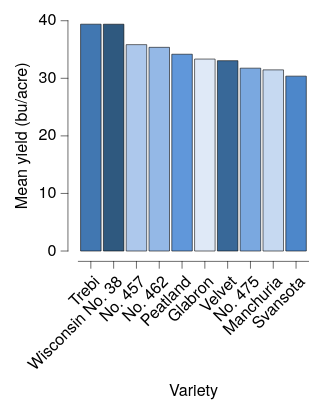

Source (Vega-Lite JSON):
### Vega-Lite specification from a JSON file in a GitHub repository (floating-point values rounded to 4 significant figures)
{"background": null, "config": {"arc": {"fill": "#DBDBDB", "fillOpacity": 1.0, "innerRadius": 25.0, "padAngle": 0.03, "stroke": "black", "strokeOpacity": 1, "strokeWidth": 0.25}, "area": {"fill": "#DBDBDB", "fillOpacity": 1.0, "stroke": "black", "strokeOpacity": 1, "strokeWidth": 0.25}, "axis": {"domain": true, "domainCap": "round", "domainColor": "black", "domainWidth": 0.25, "grid": false, "gridCap": "round", "gridColor": "#F1F1F1", "gridDash": [0, 0], "gridOpacity": 1.0, "gridWidth": 0.25, "labelColor": "black", "labelFont": "Helvetica Neue, HelveticaNeue, Helvetica, Arial, sans-serif", "labelFontSize": 7, "labelFontStyle": "normal", "labelFontWeight": 400, "offset": 4.5, "ticks": true, "tickCap": "round", "tickColor": "black", "tickRound": false, "tickSize": 3, "tickWidth": 0.25, "titleColor": "black", "titleFont": "Helvetica Neue, HelveticaNeue, Helvetica, Arial, sans-serif", "titleFontSize": 7, "titleFontStyle": "normal", "titleFontWeight": 400}, "axisX": {"domain": true, "labelAlign": "right", "labelAngle": 315, "labels": true, "ticks": true, "translate": 0}, "axisY": {"domain": true, "labelAlign": "right", "labelAngle": 0, "labels": true, "ticks": true, "translate": 0}, "axisRight": {"domain": true, "labelAlign": "left", "labelAngle": 0, "labels": true, "ticks": true, "translate": 0}, "axisTop": {"domain": true, "labelAlign": "left", "labelAngle": 45, "labels": true, "ticks": true, "translate": 0}, "axisBand": {"tickOffset": 0}, "bar": {"fill": "#DBDBDB", "fillOpacity": 1.0, "stroke": "black", "strokeOpacity": 1, "strokeWidth": 0.25}, "boxplot": {"size": 9.0, "ticks": {"cornerRadius": 0.25, "fill": "black", "opacity": 1, "size": 4.5, "thickness": 0.25}, "box": {"fillOpacity": 1.0, "stroke": "black", "strokeOpacity": 1, "strokeWidth": 0.25}, "median": {"cornerRadius": 0, "fill": "black", "fillOpacity": 1.0, "opacity": 1, "size": 9.0, "thickness": 0.25}, "rule": {"fill": "black", "fillOpacity": 1.0, "size": 10.0, "stroke": "black", "strokeDash": [0, 0], "strokeOpacity": 1, "strokeWidth": 0.25}, "outliers": {"color": "black", "fill": "black", "fillOpacity": 1.0, "size": 0, "stroke": "black", "strokeOpacity": 1, "strokeWidth": 0.25}}, "circle": {"fill": "black", "fillOpacity": 1.0, "size": 1.25, "stroke": null, "strokeOpacity": 1, "strokeWidth": 0.25}, "errorband": {"band": {"fillOpacity": 0.6, "stroke": null, "strokeWidth": 0.25, "strokeOpacity": 1}, "borders": {"opacity": 0, "strokeOpacity": 0.25, "strokeWidth": 1}}, "errorbar": {"opacity": 1, "rule": {"strokeDash": [0, 0], "strokeWidth": 0.25}, "ticks": {"color": "black", "cornerRadius": 0.125, "opacity": 1, "size": 6.0, "thickness": 0.25}, "thickness": 0.25}, "font": "Helvetica Neue, HelveticaNeue, Helvetica, Arial, sans-serif", "geoshape": {"fill": "#DBDBDB", "fillOpacity": 1.0, "stroke": "black", "strokeOpacity": 1, "strokeWidth": 0.25}, "header": {"labelColor": "black", "labelFont": "Helvetica Neue, HelveticaNeue, Helvetica, Arial, sans-serif", "labelFontSize": 7, "labelFontStyle": "normal", "labelFontWeight": 400, "titleColor": "black", "titleFont": "Helvetica Neue, HelveticaNeue, Helvetica, Arial, sans-serif", "titleFontSize": 7, "titleFontStyle": "normal", "titleFontWeight": 400, "titlePadding": 0}, "legend": {"disable": false, "offset": 4.5, "titlePadding": 4, "labelOffset": 2, "gradientLabelOffset": 2, "gradientLength": 50.0, "gradientThickness": 5.0, "gradientOpacity": 1.0, "gradientStrokeColor": "black", "gradientStrokeWidth": 0.25, "labelColor": "black", "labelFont": "Helvetica Neue, HelveticaNeue, Helvetica, Arial, sans-serif", "labelFontSize": 7, "labelFontStyle": "normal", "labelFontWeight": 400, "strokeColor": "black", "strokeWidth": 0, "symbolSize": 42, "symbolStrokeColor": "black", "symbolStrokeWidth": 0.25, "titleColor": "black", "titleFont": "Helvetica Neue, HelveticaNeue, Helvetica, Arial, sans-serif", "titleFontSize": 7, "titleFontStyle": "normal", "titleFontWeight": 400}, "line": {"color": "black", "stroke": "black", "strokeCap": "butt", "strokeDash": [0, 0], "strokeOpacity": 1, "strokeWidth": 0.5}, "point": {"filled": true, "fill": "#DBDBDB", "fillOpacity": 1.0, "size": 5.0, "stroke": "black", "strokeOpacity": 1, "strokeWidth": 0.25}, "range": {"category": ["#DFE9F7", "#C6D9F1", "#ADC8EC", "#94B8E6", "#7AA8E0", "#6097DA", "#4D87CA", "#4177B1", "#386898", "#2F597F", "#264A69", "#1D3A58"], "diverging": {"scheme": ["#DFE9F7", "#C6D9F1", "#ADC8EC", "#94B8E6", "#7AA8E0", "#6097DA", "#4D87CA", "#4177B1", "#386898", "#2F597F", "#264A69", "#1D3A58"]}, "heatmap": {"scheme": ["#DFE9F7", "#C6D9F1", "#ADC8EC", "#94B8E6", "#7AA8E0", "#6097DA", "#4D87CA", "#4177B1", "#386898", "#2F597F", "#264A69", "#1D3A58"]}, "ordinal": {"scheme": ["#DFE9F7", "#C6D9F1", "#ADC8EC", "#94B8E6", "#7AA8E0", "#6097DA", "#4D87CA", "#4177B1", "#386898", "#2F597F", "#264A69", "#1D3A58"]}, "ramp": {"scheme": ["#DFE9F7", "#C6D9F1", "#ADC8EC", "#94B8E6", "#7AA8E0", "#6097DA", "#4D87CA", "#4177B1", "#386898", "#2F597F", "#264A69", "#1D3A58"]}}, "rule": {"color": "black", "stroke": "black", "strokeCap": "round", "strokeDash": [2, 2], "strokeOpacity": 1, "strokeWidth": 0.25}, "scale": {"barBandPaddingInner": 0.1, "rectBandPaddingInner": 0, "tickBandPaddingInner": 0.1, "bandPaddingOuter": 0.1, "bandWithNestedOffsetPaddingInner": 0.2, "bandWithNestedOffsetPaddingOuter": 0.2, "offsetBandPaddingInner": 0, "offsetBandPaddingOuter": 0, "round": false}, "rect": {"fill": "#DBDBDB", "fillOpacity": 1.0, "stroke": "black", "strokeOpacity": 1, "strokeWidth": 0.25}, "square": {"fill": "#DBDBDB", "fillOpacity": 1.0, "size": 10.0, "stroke": "black", "strokeOpacity": 1, "strokeWidth": 0.25}, "text": {"color": "black", "font": "Helvetica Neue, HelveticaNeue, Helvetica, Arial, sans-serif", "fontSize": 7, "fontStyle": "normal", "fontWeight": 400}, "tick": {"color": "black", "cornerRadius": 0.125, "opacity": 1.0, "size": 9.0, "thickness": 0.25}, "title": {"anchor": "middle", "frame": "group", "color": "black", "font": "Helvetica Neue, HelveticaNeue, Helvetica, Arial, sans-serif", "fontSize": 7, "fontStyle": "normal", "fontWeight": 400, "subtitleColor": "black", "subtitleFont": "Helvetica Neue, HelveticaNeue, Helvetica, Arial, sans-serif", "subtitleFontSize": "Helvetica Neue, HelveticaNeue, Helvetica, Arial, sans-serif", "subtitleFontStyle": "normal", "subtitleFontWeight": 400}, "trail": {"color": "black", "opacity": 1, "size": 0.5}, "view": {"continuousWidth": 100, "continuousHeight": 100, "discreteWidth": 100, "discreteHeight": 100, "fill": null, "stroke": null, "strokeWidth": 0.25}}, "data": {"name": "data-9cc0564cb5591205eeeca8d2429dd11b"}, "mark": {"type": "bar"}, "encoding": {"color": {"field": "variety", "legend": null, "type": "nominal"}, "x": {"field": "variety", "sort": "-y", "title": "Variety", "type": "nominal"}, "y": {"aggregate": "mean", "field": "yield", "title": "Mean yield (bu/acre)", "type": "quantitative"}}, "$schema": "https://vega.github.io/schema/vega-lite/v6.4.1.json", "datasets": {"data-9cc0564cb5591205eeeca8d2429dd11b": [{"yield": 27.0, "variety": "Manchuria", "year": 1931, "site": "University Farm"}, {"yield": 48.87, "variety": "Manchuria", "year": 1931, "site": "Waseca"}, {"yield": 27.43, "variety": "Manchuria", "year": 1931, "site": "Morris"}, {"yield": 39.93, "variety": "Manchuria", "year": 1931, "site": "Crookston"}, {"yield": 32.97, "variety": "Manchuria", "year": 1931, "site": "Grand Rapids"}, {"yield": 28.97, "variety": "Manchuria", "year": 1931, "site": "Duluth"}, {"yield": 43.07, "variety": "Glabron", "year": 1931, "site": "University Farm"}, {"yield": 55.2, "variety": "Glabron", "year": 1931, "site": "Waseca"}, {"yield": 28.77, "variety": "Glabron", "year": 1931, "site": "Morris"}, {"yield": 38.13, "variety": "Glabron", "year": 1931, "site": "Crookston"}, {"yield": 29.13, "variety": "Glabron", "year": 1931, "site": "Grand Rapids"}, {"yield": 29.67, "variety": "Glabron", "year": 1931, "site": "Duluth"}, {"yield": 35.13, "variety": "Svansota", "year": 1931, "site": "University Farm"}, {"yield": 47.33, "variety": "Svansota", "year": 1931, "site": "Waseca"}, {"yield": 25.77, "variety": "Svansota", "year": 1931, "site": "Morris"}, {"yield": 40.47, "variety": "Svansota", "year": 1931, "site": "Crookston"}, {"yield": 29.67, "variety": "Svansota", "year": 1931, "site": "Grand Rapids"}, {"yield": 25.7, "variety": "Svansota", "year": 1931, "site": "Duluth"}, {"yield": 39.9, "variety": "Velvet", "year": 1931, "site": "University Farm"}, {"yield": 50.23, "variety": "Velvet", "year": 1931, "site": "Waseca"}, {"yield": 26.13, "variety": "Velvet", "year": 1931, "site": "Morris"}, {"yield": 41.33, "variety": "Velvet", "year": 1931, "site": "Crookston"}, {"yield": 23.03, "variety": "Velvet", "year": 1931, "site": "Grand Rapids"}, {"yield": 26.3, "variety": "Velvet", "year": 1931, "site": "Duluth"}, {"yield": 36.57, "variety": "Trebi", "year": 1931, "site": "University Farm"}, {"yield": 63.83, "variety": "Trebi", "year": 1931, "site": "Waseca"}, {"yield": 43.77, "variety": "Trebi", "year": 1931, "site": "Morris"}, {"yield": 46.93, "variety": "Trebi", "year": 1931, "site": "Crookston"}, {"yield": 29.77, "variety": "Trebi", "year": 1931, "site": "Grand Rapids"}, {"yield": 33.93, "variety": "Trebi", "year": 1931, "site": "Duluth"}, {"yield": 43.27, "variety": "No. 457", "year": 1931, "site": "University Farm"}, {"yield": 58.1, "variety": "No. 457", "year": 1931, "site": "Waseca"}, {"yield": 28.7, "variety": "No. 457", "year": 1931, "site": "Morris"}, {"yield": 45.67, "variety": "No. 457", "year": 1931, "site": "Crookston"}, {"yield": 32.17, "variety": "No. 457", "year": 1931, "site": "Grand Rapids"}, {"yield": 33.6, "variety": "No. 457", "year": 1931, "site": "Duluth"}, {"yield": 36.6, "variety": "No. 462", "year": 1931, "site": "University Farm"}, {"yield": 65.77, "variety": "No. 462", "year": 1931, "site": "Waseca"}, {"yield": 30.37, "variety": "No. 462", "year": 1931, "site": "Morris"}, {"yield": 48.57, "variety": "No. 462", "year": 1931, "site": "Crookston"}, {"yield": 24.93, "variety": "No. 462", "year": 1931, "site": "Grand Rapids"}, {"yield": 28.1, "variety": "No. 462", "year": 1931, "site": "Duluth"}, {"yield": 32.77, "variety": "Peatland", "year": 1931, "site": "University Farm"}, {"yield": 48.57, "variety": "Peatland", "year": 1931, "site": "Waseca"}, {"yield": 29.87, "variety": "Peatland", "year": 1931, "site": "Morris"}, {"yield": 41.6, "variety": "Peatland", "year": 1931, "site": "Crookston"}, {"yield": 34.7, "variety": "Peatland", "year": 1931, "site": "Grand Rapids"}, {"yield": 32.0, "variety": "Peatland", "year": 1931, "site": "Duluth"}, {"yield": 24.67, "variety": "No. 475", "year": 1931, "site": "University Farm"}, {"yield": 46.77, "variety": "No. 475", "year": 1931, "site": "Waseca"}, {"yield": 22.6, "variety": "No. 475", "year": 1931, "site": "Morris"}, {"yield": 44.1, "variety": "No. 475", "year": 1931, "site": "Crookston"}, {"yield": 19.7, "variety": "No. 475", "year": 1931, "site": "Grand Rapids"}, {"yield": 33.07, "variety": "No. 475", "year": 1931, "site": "Duluth"}, {"yield": 39.3, "variety": "Wisconsin No. 38", "year": 1931, "site": "University Farm"}, {"yield": 58.8, "variety": "Wisconsin No. 38", "year": 1931, "site": "Waseca"}, {"yield": 29.47, "variety": "Wisconsin No. 38", "year": 1931, "site": "Morris"}, {"yield": 49.87, "variety": "Wisconsin No. 38", "year": 1931, "site": "Crookston"}, {"yield": 34.47, "variety": "Wisconsin No. 38", "year": 1931, "site": "Grand Rapids"}, {"yield": 31.6, "variety": "Wisconsin No. 38", "year": 1931, "site": "Duluth"}, {"yield": 26.9, "variety": "Manchuria", "year": 1932, "site": "University Farm"}, {"yield": 33.47, "variety": "Manchuria", "year": 1932, "site": "Waseca"}, {"yield": 34.37, "variety": "Manchuria", "year": 1932, "site": "Morris"}, {"yield": 32.97, "variety": "Manchuria", "year": 1932, "site": "Crookston"}, {"yield": 22.13, "variety": "Manchuria", "year": 1932, "site": "Grand Rapids"}, {"yield": 22.57, "variety": "Manchuria", "year": 1932, "site": "Duluth"}, {"yield": 36.8, "variety": "Glabron", "year": 1932, "site": "University Farm"}, {"yield": 37.73, "variety": "Glabron", "year": 1932, "site": "Waseca"}, {"yield": 35.13, "variety": "Glabron", "year": 1932, "site": "Morris"}, {"yield": 26.17, "variety": "Glabron", "year": 1932, "site": "Crookston"}, {"yield": 14.43, "variety": "Glabron", "year": 1932, "site": "Grand Rapids"}, {"yield": 25.87, "variety": "Glabron", "year": 1932, "site": "Duluth"}, {"yield": 27.43, "variety": "Svansota", "year": 1932, "site": "University Farm"}, {"yield": 38.5, "variety": "Svansota", "year": 1932, "site": "Waseca"}, {"yield": 35.03, "variety": "Svansota", "year": 1932, "site": "Morris"}, {"yield": 20.63, "variety": "Svansota", "year": 1932, "site": "Crookston"}, {"yield": 16.63, "variety": "Svansota", "year": 1932, "site": "Grand Rapids"}, {"yield": 22.23, "variety": "Svansota", "year": 1932, "site": "Duluth"}, {"yield": 26.8, "variety": "Velvet", "year": 1932, "site": "University Farm"}, {"yield": 37.4, "variety": "Velvet", "year": 1932, "site": "Waseca"}, {"yield": 38.83, "variety": "Velvet", "year": 1932, "site": "Morris"}, {"yield": 32.07, "variety": "Velvet", "year": 1932, "site": "Crookston"}, {"yield": 32.23, "variety": "Velvet", "year": 1932, "site": "Grand Rapids"}, {"yield": 22.47, "variety": "Velvet", "year": 1932, "site": "Duluth"}, {"yield": 29.07, "variety": "Trebi", "year": 1932, "site": "University Farm"}, {"yield": 49.23, "variety": "Trebi", "year": 1932, "site": "Waseca"}, {"yield": 46.63, "variety": "Trebi", "year": 1932, "site": "Morris"}, {"yield": 41.83, "variety": "Trebi", "year": 1932, "site": "Crookston"}, {"yield": 20.63, "variety": "Trebi", "year": 1932, "site": "Grand Rapids"}, {"yield": 30.6, "variety": "Trebi", "year": 1932, "site": "Duluth"}, {"yield": 26.43, "variety": "No. 457", "year": 1932, "site": "University Farm"}, {"yield": 42.2, "variety": "No. 457", "year": 1932, "site": "Waseca"}, {"yield": 43.53, "variety": "No. 457", "year": 1932, "site": "Morris"}, {"yield": 34.33, "variety": "No. 457", "year": 1932, "site": "Crookston"}, {"yield": 19.47, "variety": "No. 457", "year": 1932, "site": "Grand Rapids"}, {"yield": 22.7, "variety": "No. 457", "year": 1932, "site": "Duluth"}, {"yield": 25.57, "variety": "No. 462", "year": 1932, "site": "University Farm"}, {"yield": 44.7, "variety": "No. 462", "year": 1932, "site": "Waseca"}, {"yield": 47.0, "variety": "No. 462", "year": 1932, "site": "Morris"}, {"yield": 30.53, "variety": "No. 462", "year": 1932, "site": "Crookston"}, {"yield": 19.9, "variety": "No. 462", "year": 1932, "site": "Grand Rapids"}, {"yield": 22.5, "variety": "No. 462", "year": 1932, "site": "Duluth"}, {"yield": 28.07, "variety": "Peatland", "year": 1932, "site": "University Farm"}, {"yield": 36.03, "variety": "Peatland", "year": 1932, "site": "Waseca"}, {"yield": 43.2, "variety": "Peatland", "year": 1932, "site": "Morris"}, {"yield": 25.23, "variety": "Peatland", "year": 1932, "site": "Crookston"}, {"yield": 26.77, "variety": "Peatland", "year": 1932, "site": "Grand Rapids"}, {"yield": 31.37, "variety": "Peatland", "year": 1932, "site": "Duluth"}, {"yield": 30.0, "variety": "No. 475", "year": 1932, "site": "University Farm"}, {"yield": 41.27, "variety": "No. 475", "year": 1932, "site": "Waseca"}, {"yield": 44.23, "variety": "No. 475", "year": 1932, "site": "Morris"}, {"yield": 32.13, "variety": "No. 475", "year": 1932, "site": "Crookston"}, {"yield": 15.23, "variety": "No. 475", "year": 1932, "site": "Grand Rapids"}, {"yield": 27.37, "variety": "No. 475", "year": 1932, "site": "Duluth"}, {"yield": 38.0, "variety": "Wisconsin No. 38", "year": 1932, "site": "University Farm"}, {"yield": 58.17, "variety": "Wisconsin No. 38", "year": 1932, "site": "Waseca"}, {"yield": 47.17, "variety": "Wisconsin No. 38", "year": 1932, "site": "Morris"}, {"yield": 35.9, "variety": "Wisconsin No. 38", "year": 1932, "site": "Crookston"}, {"yield": 20.67, "variety": "Wisconsin No. 38", "year": 1932, "site": "Grand Rapids"}, {"yield": 29.33, "variety": "Wisconsin No. 38", "year": 1932, "site": "Duluth"}]}}
